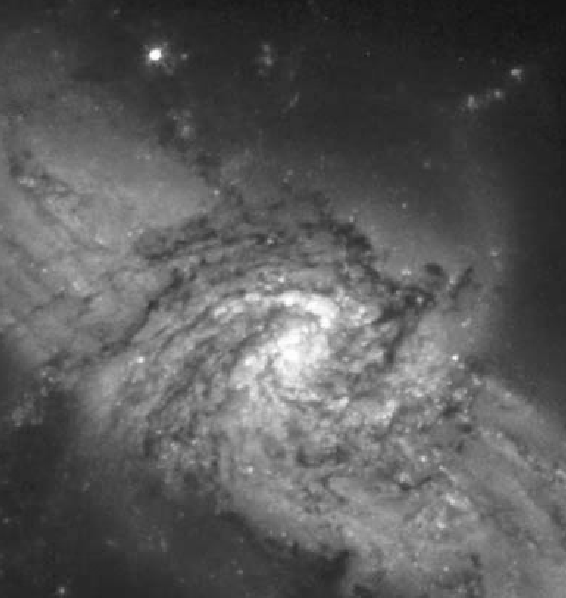
#> input picture Assignment1/images/Fig0226(galaxy_pair_original).png, 566 x 598 px
$ jupyter execute 'Example 2.5.ipynb'
#> lines starting #> are read from the running program, lines starting #| are printed output that depends on the picture
# Jupyter Script and Running Result for Example 2.5
Import Dependencies.

[cell 1]
import cv2
import matplotlib.pyplot as plot
import numpy as np

Define function *gauss_noise()* to generate a corresponding Gaussian noise.

[cell 2]
def gauss_noise(mean, stand_deviation, shape):
    noise = np.random.normal(mean, stand_deviation, shape)
    return noise

Define function *noisy_image_average()* to generate an averaging image.

[cell 3]
def noisy_image_average(mean, stand_deviation, img, k):
    g = np.zeros(img.shape)
    for i in range(k):
        g += gauss_noise(mean, stand_deviation, img.shape)
        g /= k
    averaging_img = img + g
    return averaging_img

Load the original image without noise.

[cell 4]
original_img = cv2.imread('../images/Fig0226(galaxy_pair_original).png', flags=0)
#> original_img is the input picture: shape (598, 566); min 19, max 255, mean 89.9

Generate Gaussian noise and add it to the original image.

[cell 5]
Gauss_Noise = gauss_noise(0, 64, original_img.shape)
noisy_img = original_img + Gauss_Noise
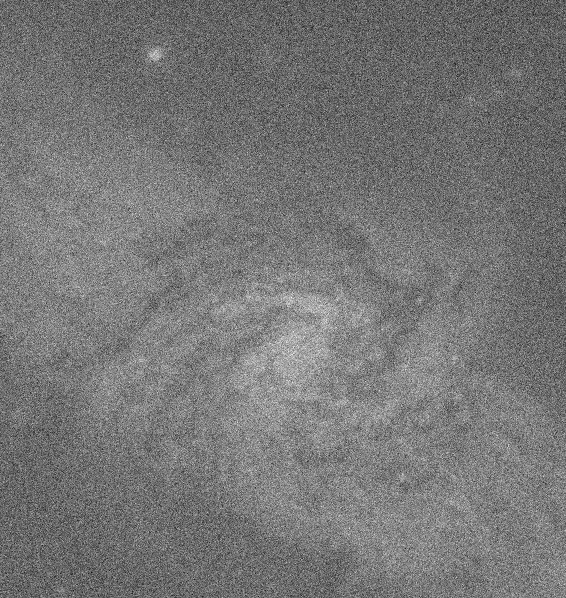
#> noisy_img: shape (598, 566) float64; min -259.2, max 489.9, mean 90; drawn with min black and max white

Generate averaging image for k = 5, 10, 20, 50 and 100, respectively.

[cell 6]
averaging_img_5 = noisy_image_average(0, 64, original_img, 5)
#> after the loop in noisy_image_average, `for i in range(k):`:
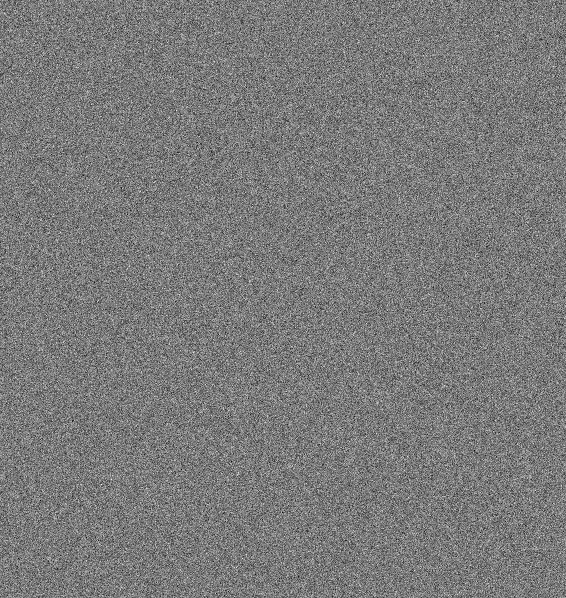
#> g: shape (598, 566) float64; min -57.14, max 61.62, mean 0; drawn with min black and max white
#> in noisy_image_average, `averaging_img = img + g`:
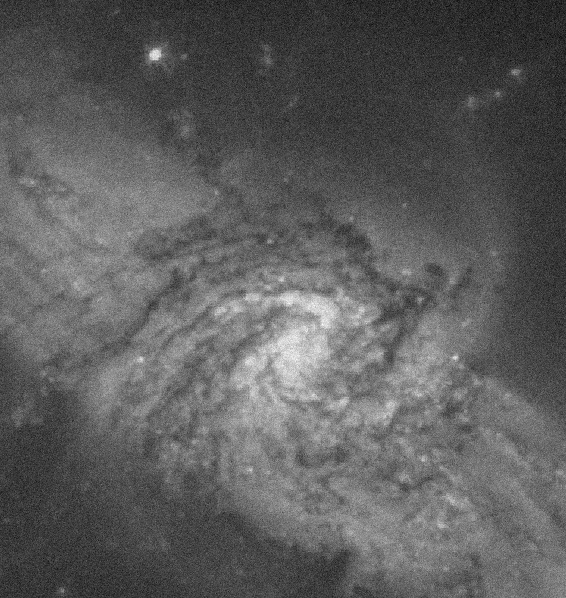
#> averaging_img: shape (598, 566) float64; min -28.61, max 294.6, mean 89.9; drawn with min black and max white
averaging_img_10 = noisy_image_average(0, 64, original_img, 10)
#> call 2 of noisy_image_average, with mean = 0, stand_deviation = 64, k = 10
#> after the loop in noisy_image_average (call 2), `for i in range(k):`:
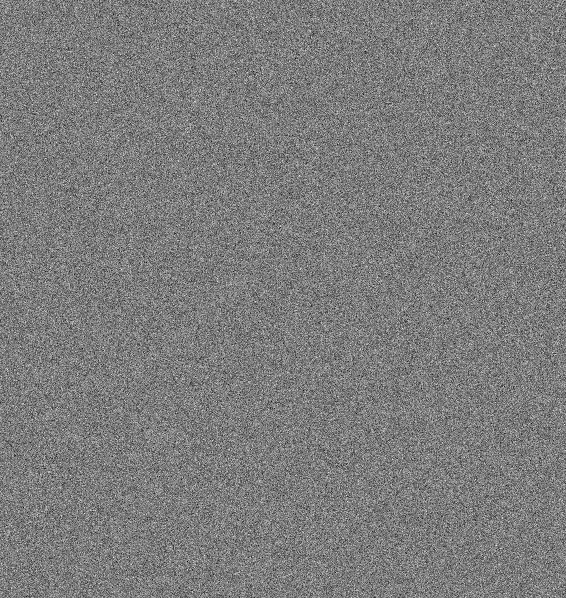
#> g: shape (598, 566) float64; min -29.01, max 30.26, mean 0; drawn with min black and max white
averaging_img_20 = noisy_image_average(0, 64, original_img, 20)
#> call 3 of noisy_image_average, with mean = 0, stand_deviation = 64, k = 20
#> after the loop in noisy_image_average (call 3), `for i in range(k):`:
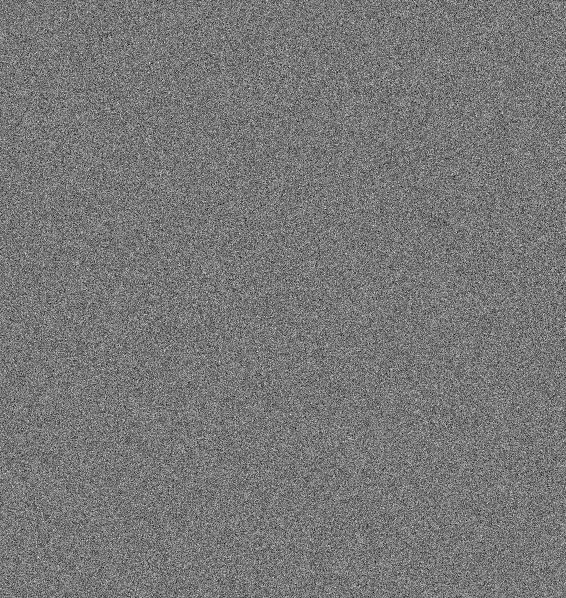
#> g: shape (598, 566) float64; min -14.25, max 16.1, mean 0.00194; drawn with min black and max white
averaging_img_50 = noisy_image_average(0, 64, original_img, 50)
#> call 4 of noisy_image_average, with mean = 0, stand_deviation = 64, k = 50
#> after the loop in noisy_image_average (call 4), `for i in range(k):`:
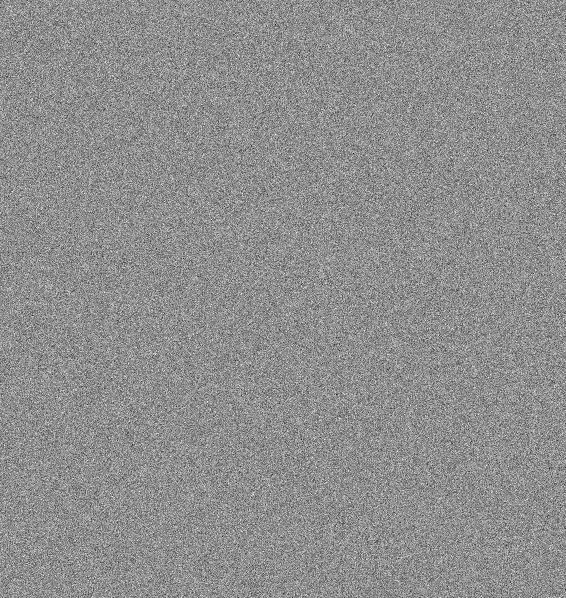
#> g: shape (598, 566) float64; min -7.25, max 5.68, mean 0.000337; drawn with min black and max white
averaging_img_100 = noisy_image_average(0, 64, original_img, 100)
#> after the loop in noisy_image_average (call 5), `for i in range(k):`:
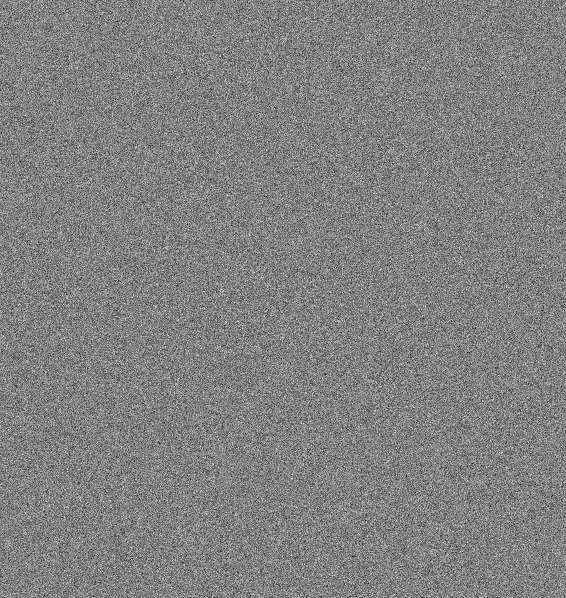
#> g: shape (598, 566) float64; min -2.98, max 2.87, mean 0.000436; drawn with min black and max white

Display the results.

[cell 7]
plot.figure(figsize=(8, 8))
plot.subplot(332), plot.imshow(original_img, cmap='gray'), plot.title('original image'), plot.axis('off')
plot.subplot(334), plot.imshow(noisy_img, cmap='gray'), plot.title('noisy image'), plot.axis('off')
plot.subplot(335), plot.imshow(averaging_img_5, cmap='gray'), plot.title('averaging image (k=5)'), plot.axis('off')
plot.subplot(336), plot.imshow(averaging_img_10, cmap='gray'), plot.title('averaging image (k=10)'), plot.axis('off')
plot.subplot(337), plot.imshow(averaging_img_20, cmap='gray'), plot.title('averaging image (k=20)'), plot.axis('off')
plot.subplot(338), plot.imshow(averaging_img_50, cmap='gray'), plot.title('averaging image (k=50)'), plot.axis('off')
plot.subplot(339), plot.imshow(averaging_img_100, cmap='gray'), plot.title('averaging image (k=100)'), plot.axis('off')
plot.tight_layout()
plot.show()
